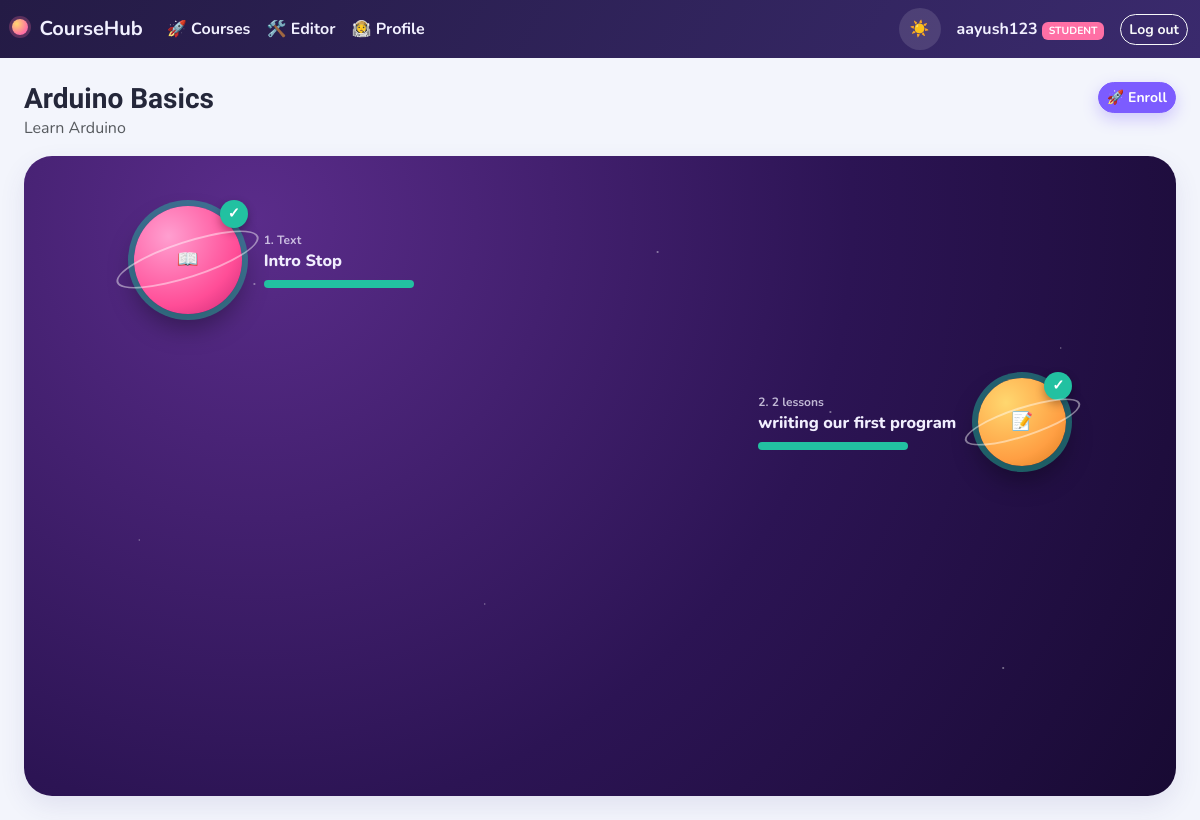
The page /course/1 (signed in) on the database its author committed.
### app/models.py (models this page shows, shortened)
class User(UserMixin, db.Model):
    __tablename__ = 'users'
    id = db.Column(db.Integer, primary_key=True)
    username = db.Column(db.String(80), unique=True, nullable=False)
    email = db.Column(db.String(120), unique=True, nullable=False)
    password_hash = db.Column(db.String(255), nullable=True)
    role = db.Column(db.String(20), nullable=False, default='student')
    name = db.Column(db.String(100), nullable=True)
    avatar = db.Column(db.String(500), nullable=True)
    auth_provider = db.Column(db.String(20), default='local')
    google_id = db.Column(db.String(100), nullable=True)
    created_at = db.Column(db.DateTime, default=datetime.utcnow)
    submissions = db.relationship('Submission', backref='user', lazy=True)
    enrollments = db.relationship('Enrollment', backref='user', lazy=True, cascade='all, delete-orphan')
    progress = db.relationship('TopicProgress', backref='user', lazy=True, cascade='all, delete-orphan')
    activity = db.relationship('ActivityLog', backref='user', lazy=True, cascade='all, delete-orphan')
    @property
    def is_admin(self):
        return self.role == 'admin'

class Course(db.Model):
    __tablename__ = 'courses'
    id = db.Column(db.Integer, primary_key=True)
    title = db.Column(db.String(150), nullable=False)
    description = db.Column(db.Text, default='')
    created_by = db.Column(db.Integer, db.ForeignKey('users.id'))
    created_at = db.Column(db.DateTime, default=datetime.utcnow)
    topics = db.relationship(
        'Topic', backref='course', lazy=True,
        order_by='Topic.order_index', cascade='all, delete-orphan'
    )
    enrollments = db.relationship('Enrollment', backref='course', lazy=True, cascade='all, delete-orphan')

class Topic(db.Model):
    __tablename__ = 'topics'
    id = db.Column(db.Integer, primary_key=True)
    course_id = db.Column(db.Integer, db.ForeignKey('courses.id'), nullable=False)
    title = db.Column(db.String(150), nullable=False)
    type = db.Column(db.String(20), nullable=False, default='video')
    video_filename = db.Column(db.String(300))
    content = db.Column(db.Text)
    order_index = db.Column(db.Integer, default=0)
    lessons = db.relationship(
        'Lesson', backref='topic', lazy=True,
        order_by='Lesson.order_index', cascade='all, delete-orphan'
    )
    progress_entries = db.relationship(
        'TopicProgress', backref='topic', lazy=True, cascade='all, delete-orphan'
    )
    @property
    def icon_type(self):
        if self.lessons:
            return self.lessons[0].type
        return self.type or 'video'

class Lesson(db.Model):
    __tablename__ = 'lessons'
    id = db.Column(db.Integer, primary_key=True)
    topic_id = db.Column(db.Integer, db.ForeignKey('topics.id'), nullable=False)
    title = db.Column(db.String(150), default='')
    type = db.Column(db.String(20), nullable=False, default='video')
    video_filename = db.Column(db.String(300))
    description = db.Column(db.Text, default='')
    content = db.Column(db.Text)
    order_index = db.Column(db.Integer, default=0)
    quiz = db.relationship(
        'Quiz', backref='lesson', uselist=False, cascade='all, delete-orphan'
    )

### app/routes.py (the view)
@main_bp.route('/course/<int:course_id>')
@login_required
def course_view(course_id):
    course = Course.query.get_or_404(course_id)
    done_ids = {
        p.topic_id for p in TopicProgress.query.filter_by(user_id=current_user.id)
        if p.topic.course_id == course_id
    }
    for t in course.topics:
        t.is_done = t.id in done_ids
    return render_template('course_view.html', course=course)

### app/templates/course_view.html (shortened to what this page needs)
{% extends "base.html" %}
{% block content %}
<div class="d-flex justify-content-between align-items-start mb-3 flex-wrap gap-2">
  <div>
    <h3 class="fw-bold mb-0">{{ course.title }}</h3>
    <p class="text-muted mb-0">{{ course.description }}</p>
  </div>
  <div>
    {% if current_user.is_admin %}
      <form method="POST" action="{{ url_for('main.course_delete', course_id=course.id) }}"
            onsubmit="return confirm('Delete this course and its whole path?');" class="d-inline">
        <button class="btn btn-outline-danger btn-pill btn-sm">Delete course</button>
      </form>
    {% else %}
      <form method="POST" action="{{ url_for('main.course_enroll', course_id=course.id) }}" class="d-inline">
        <button class="btn btn-primary btn-pill btn-sm">🚀 Enroll</button>
      </form>
    {% endif %}
  </div>
</div>
<div class="path-shell">
  <div class="stars"></div>
  <div class="path-track">
    {% for topic in course.topics %}
    {% set sizes = ['planet-size-lg', 'planet-size-md', 'planet-size-sm'] %}
    {% set size = sizes[loop.index0 % 3] %}
    {% set side = 'align-right' if loop.index0 % 2 == 0 else 'align-left' %}
    <div class="path-stop {{ side }}">
      <button class="planet-btn {{ size }} planet-{{ topic.icon_type }} {{ 'planet-done' if topic.is_done else '' }}"
              onclick="window.location.href='{{ url_for('main.topic_view', topic_id=topic.id) }}'">
        {% if topic.icon_type == 'video' %}🎬{% elif topic.icon_type == 'quiz' %}📝{% else %}📖{% endif %}
        {% if topic.is_done %}<span class="planet-check">✓</span>{% endif %}
      </button>
      <div class="path-label">
        <div class="label-index">{{ loop.index }}.
          {% if topic.lessons|length > 1 %}
            {{ topic.lessons|length }} lessons
          {% else %}
            {{ topic.icon_type|capitalize }}
          {% endif %}
        </div>
        <div class="label-title">{{ topic.title }}</div>
        <div class="path-progress-track">
          <div class="path-progress-fill {{ '' if topic.is_done else 'empty' }}" style="width: {{ '100' if topic.is_done else '0' }}%;"></div>
        </div>
      </div>
    </div>
    {% else %}
    <p class="text-white text-center py-5 opacity-75">No stops on this path yet.</p>
    {% endfor %}
  </div>
</div>
{% endblock %}

### app/templates/base.html (shortened to what this page needs)
<!doctype html>
<html lang="en">
<head>
<link href="https://cdn.jsdelivr.net/npm/bootstrap@5.3.3/dist/css/bootstrap.min.css" rel="stylesheet">
<link rel="stylesheet" href="{{ url_for('static', filename='css/style.css') }}">
</head>
<body>
{% if current_user.is_authenticated %}
<nav class="navbar navbar-expand-lg app-navbar">
  <div class="container-fluid">
    <a class="navbar-brand fw-bold" href="{{ url_for('main.index') }}">
      <span class="brand-planet"></span> CourseHub
    </a>
    <div class="collapse navbar-collapse" id="nav">
      <ul class="navbar-nav me-auto">
        <li class="nav-item"><a class="nav-link" href="{{ url_for('main.index') }}">🚀 Courses</a></li>
        <li class="nav-item"><a class="nav-link" href="{{ url_for('main.editor') }}">🛠️ Editor</a></li>
        <li class="nav-item"><a class="nav-link" href="{{ url_for('main.profile') }}">🧑‍🚀 Profile</a></li>
      </ul>
      <button id="themeToggle" class="theme-toggle-btn me-3" type="button" title="Toggle dark / light">
        <span class="icon-sun">☀️</span><span class="icon-moon">🌙</span>
      </button>
      <span class="navbar-text me-3 d-none d-sm-inline">
        {{ current_user.name or current_user.username }}
        <span class="badge role-badge">{{ current_user.role }}</span>
      </span>
      <a class="btn btn-sm btn-pill btn-outline-light" href="{{ url_for('auth.logout') }}">Log out</a>
    </div>
  </div>
</nav>
{% endif %}
<div class="container-fluid px-3 px-md-4 py-4">
  {% block content %}{% endblock %}
</div>
</body>
</html>

### app/static/css/style.css (style rules this page uses)
:root { --bg: #f3f5fc; --bg-soft: #ffffff; --text: #24273a; --text-muted: #6b7290; --card-bg: #ffffff; --card-border: #e9ecf7; --accent: #7c5cff; --accent-2: #ff6fa5; --accent-3: #22c1a1; --navbar-bg: linear-gradient(120deg, #241b45, #3a2a6d); --shadow: 0 10px 26px rgba(70, 60, 140, .10); --heat-0: #e9ecf7; --heat-1: #c6e9d8; --heat-2: #7fd6ae; --heat-3: #22c1a1; }
* { transition: background-color .2s ease, color .2s ease, border-color .2s ease; }
body { background: var(--bg); color: var(--text); font-family: "Nunito", "Segoe UI", system-ui, sans-serif; }
h1, h2, h3, h4, h5, h6, .brand-font { font-family: "Baloo 2", "Nunito", sans-serif; }
a { color: var(--accent); }
.btn-pill { border-radius: 999px; font-weight: 700; }
.btn-primary { background: var(--accent); border-color: var(--accent); border-radius: 999px; font-weight: 700; box-shadow: 0 6px 16px rgba(124, 92, 255, .30); }
.btn-outline-secondary, .btn-outline-danger, .btn-outline-light { border-radius: 999px; font-weight: 700; }
.app-navbar { background: var(--navbar-bg); }
.brand-planet { display: inline-block; width: 16px; height: 16px; border-radius: 50%; background: radial-gradient(circle at 30% 30%, #ffd76f, #ff6fa5 70%); margin-right: 6px; box-shadow: 0 0 0 3px rgba(255, 111, 165, .25); }
.navbar-brand, .nav-link, .navbar-text { color: #f1f0ff !important; font-weight: 700; }
.role-badge { background: var(--accent-2); text-transform: uppercase; font-size: .65rem; }
.theme-toggle-btn { background: rgba(255,255,255,.12); border: none; border-radius: 999px; width: 42px; height: 42px; display: inline-flex; align-items: center; justify-content: center; cursor: pointer; }
.path-shell { position: relative; border-radius: 28px; padding: 50px 6% 70px; overflow: hidden; background: radial-gradient(circle at 20% 10%, #5a2c8a, #2c1454 55%, #180a33); min-height: 640px; box-shadow: var(--shadow); }
.path-shell .stars { position: absolute; inset: 0; background-image: radial-gradient(1.5px 1.5px at 20% 20%, #fff, transparent), radial-gradient(1.5px 1.5px at 70% 40%, #fff, transparent), radial-gradient(1px 1px at 40% 70%, #fff, transparent), radial-gradient(1.5px 1.5px at 85% 80%, #fff, transparent), radial-gradient(1px 1px at 10% 60%, #fff, transparent), radial-gradient(1.5px 1.5px at 55% 15%, #fff, transparent), radial-gradient(1px 1px at 90% 30%, #fff, transparent); opacity: .6; pointer-events: none; }
.path-track { position: relative; z-index: 1; }
.path-stop { position: relative; display: flex; align-items: center; gap: 22px; margin-bottom: 64px; }
.path-stop.align-right { flex-direction: row; justify-content: flex-start; padding-left: 4%; }
.path-stop.align-left { flex-direction: row-reverse; justify-content: flex-start; padding-right: 4%; }
.planet-btn { position: relative; border: none; border-radius: 50%; cursor: pointer; flex-shrink: 0; display: flex; align-items: center; justify-content: center; color: #fff; font-weight: 800; font-size: 1.1rem; box-shadow: 0 0 0 6px rgba(255,255,255,.06), 0 14px 26px rgba(0,0,0,.35); }
.planet-btn::after { content: ""; position: absolute; width: 138%; height: 34%; border: 2px solid rgba(255,255,255,.45); border-radius: 50%; transform: rotate(-18deg); }
.planet-size-lg { width: 108px; height: 108px; }
.planet-size-md { width: 88px; height: 88px; }
.planet-quiz { background: radial-gradient(circle at 32% 28%, #ffd76f, #ff9f43 65%, #d97a1f); }
.planet-text { background: radial-gradient(circle at 32% 28%, #ff9fd0, #ff4d97 65%, #c72672); }
.planet-done { box-shadow: 0 0 0 6px rgba(34, 193, 161, .45), 0 14px 26px rgba(0,0,0,.35); }
.planet-check { position: absolute; top: -6px; right: -6px; background: var(--accent-3); color: #fff; width: 28px; height: 28px; border-radius: 50%; display: flex; align-items: center; justify-content: center; font-size: .9rem; box-shadow: 0 4px 10px rgba(0,0,0,.3); }
.path-label { color: #f1eefe; max-width: 220px; }
.path-label .label-index { font-size: .75rem; opacity: .75; font-weight: 700; }
.path-label .label-title { font-weight: 800; font-size: 1.02rem; margin-bottom: 6px; }
.path-progress-track { height: 8px; border-radius: 999px; background: rgba(255,255,255,.18); overflow: hidden; width: 150px; }
.path-progress-fill { height: 100%; background: var(--accent-3); }

### rows shown on the page
User: name "aayush123", role "STUDENT"
Course: title "Arduino Basics", description "Learn Arduino"
Topic: icon_type "Text", title "Intro Stop", {{ '100' if topic.is_done else '0' }} 100 (drawn)
Topic: lessons|length "2", title "wriiting our first program", {{ '100' if topic.is_done else '0' }} 100 (drawn)
